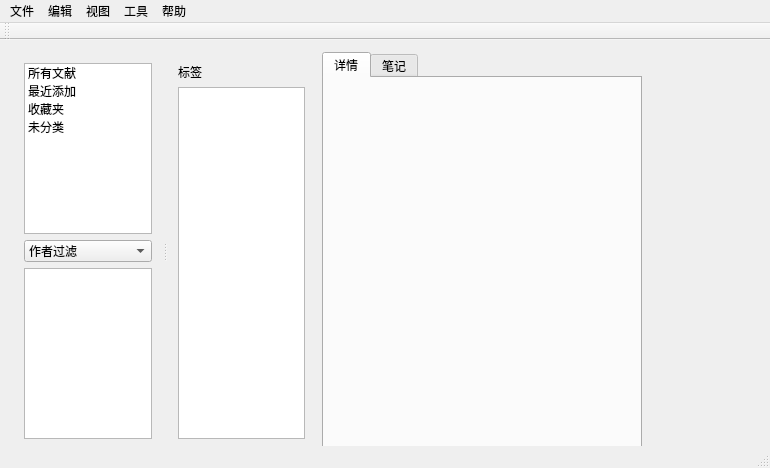
<?xml version="1.0" encoding="UTF-8"?>
<ui version="4.0">
 <class>MainWindow</class>
 <widget class="QMainWindow" name="MainWindow">
  <property name="geometry">
   <rect>
    <x>0</x>
    <y>0</y>
    <width>770</width>
    <height>468</height>
   </rect>
  </property>
  <property name="windowTitle">
   <string>MainWindow</string>
  </property>
  <widget class="QWidget" name="centralWidget">
   <widget class="QWidget" name="layoutWidget">
    <property name="geometry">
     <rect>
      <x>2</x>
      <y>1</y>
      <width>651</width>
      <height>420</height>
     </rect>
    </property>
    <layout class="QHBoxLayout" name="horizontalLayout">
     <item>
      <widget class="QSplitter" name="splitter">
       <property name="orientation">
        <enum>Qt::Horizontal</enum>
       </property>
       <widget class="QWidget" name="layoutWidget">
        <layout class="QVBoxLayout" name="verticalLayout">
         <item>
          <widget class="QListWidget" name="listWidget">
           <item>
            <property name="text">
             <string>所有文献</string>
            </property>
           </item>
           <item>
            <property name="text">
             <string>最近添加</string>
            </property>
           </item>
           <item>
            <property name="text">
             <string>收藏夹</string>
            </property>
           </item>
           <item>
            <property name="text">
             <string>未分类</string>
            </property>
           </item>
          </widget>
         </item>
         <item>
          <widget class="QComboBox" name="comboBox">
           <item>
            <property name="text">
             <string>作者过滤</string>
            </property>
           </item>
           <item>
            <property name="text">
             <string>自定义Tag过滤</string>
            </property>
           </item>
           <item>
            <property name="text">
             <string>出版物过滤</string>
            </property>
           </item>
          </widget>
         </item>
         <item>
          <widget class="QListWidget" name="listWidget_2"/>
         </item>
        </layout>
       </widget>
       <widget class="QWidget" name="layoutWidget">
        <layout class="QVBoxLayout" name="verticalLayout_2">
         <item>
          <widget class="QLabel" name="label">
           <property name="text">
            <string>标签</string>
           </property>
          </widget>
         </item>
         <item>
          <widget class="QTableWidget" name="tableWidget"/>
         </item>
        </layout>
       </widget>
      </widget>
     </item>
     <item>
      <widget class="QTabWidget" name="tabWidget">
       <property name="minimumSize">
        <size>
         <width>320</width>
         <height>0</height>
        </size>
       </property>
       <property name="maximumSize">
        <size>
         <width>320</width>
         <height>16777215</height>
        </size>
       </property>
       <property name="currentIndex">
        <number>0</number>
       </property>
       <widget class="QWidget" name="tab">
        <attribute name="title">
         <string>详情</string>
        </attribute>
       </widget>
       <widget class="QWidget" name="tab_2">
        <attribute name="title">
         <string>笔记</string>
        </attribute>
       </widget>
      </widget>
     </item>
    </layout>
   </widget>
  </widget>
  <widget class="QMenuBar" name="menuBar">
   <property name="geometry">
    <rect>
     <x>0</x>
     <y>0</y>
     <width>770</width>
     <height>23</height>
    </rect>
   </property>
   <widget class="QMenu" name="menu">
    <property name="title">
     <string>文件</string>
    </property>
    <addaction name="menu_action_add_file"/>
    <addaction name="menu_action_manual_input"/>
    <addaction name="separator"/>
    <addaction name="menu_action_remove_file"/>
    <addaction name="menu_action_rename_file"/>
    <addaction name="separator"/>
    <addaction name="menu_action_quit"/>
   </widget>
   <widget class="QMenu" name="menu_2">
    <property name="title">
     <string>编辑</string>
    </property>
    <addaction name="menu_action_undo"/>
    <addaction name="menu_action_redo"/>
    <addaction name="separator"/>
    <addaction name="menu_action_search"/>
    <addaction name="separator"/>
    <addaction name="menu_action_copy"/>
    <addaction name="menu_action_cut"/>
    <addaction name="menu_action_paste"/>
    <addaction name="separator"/>
    <addaction name="menu_action_select_all"/>
    <addaction name="separator"/>
    <addaction name="menu_action_add_category"/>
    <addaction name="menu_action_rename_category"/>
    <addaction name="menu_action_remove_category"/>
   </widget>
   <widget class="QMenu" name="menu_3">
    <property name="title">
     <string>视图</string>
    </property>
    <widget class="QMenu" name="menu_6">
     <property name="title">
      <string>列表视图</string>
     </property>
     <addaction name="menu_action_show_in_table"/>
     <addaction name="menu_action_show_in_icon"/>
    </widget>
    <addaction name="menu_action_show_details"/>
    <addaction name="menu_6"/>
   </widget>
   <widget class="QMenu" name="menu_4">
    <property name="title">
     <string>工具</string>
    </property>
    <addaction name="menu_action_options"/>
   </widget>
   <widget class="QMenu" name="menu_5">
    <property name="title">
     <string>帮助</string>
    </property>
    <addaction name="menu_action_user_manual"/>
    <addaction name="separator"/>
    <addaction name="menu_action_about"/>
   </widget>
   <addaction name="menu"/>
   <addaction name="menu_2"/>
   <addaction name="menu_3"/>
   <addaction name="menu_4"/>
   <addaction name="menu_5"/>
  </widget>
  <widget class="QToolBar" name="mainToolBar">
   <property name="enabled">
    <bool>true</bool>
   </property>
   <attribute name="toolBarArea">
    <enum>TopToolBarArea</enum>
   </attribute>
   <attribute name="toolBarBreak">
    <bool>false</bool>
   </attribute>
  </widget>
  <widget class="QStatusBar" name="statusBar"/>
  <action name="menu_action_add_file">
   <property name="text">
    <string>添加文件</string>
   </property>
  </action>
  <action name="menu_action_remove_file">
   <property name="text">
    <string>删除文档</string>
   </property>
  </action>
  <action name="menu_action_rename_file">
   <property name="text">
    <string>重命名文献</string>
   </property>
   <property name="toolTip">
    <string>重命名文献</string>
   </property>
  </action>
  <action name="menu_action_quit">
   <property name="text">
    <string>退出</string>
   </property>
  </action>
  <action name="menu_action_undo">
   <property name="text">
    <string>撤销</string>
   </property>
  </action>
  <action name="menu_action_redo">
   <property name="text">
    <string>反撤销</string>
   </property>
  </action>
  <action name="menu_action_search">
   <property name="text">
    <string>搜索</string>
   </property>
  </action>
  <action name="menu_action_copy">
   <property name="text">
    <string>复制</string>
   </property>
  </action>
  <action name="menu_action_paste">
   <property name="text">
    <string>粘贴</string>
   </property>
  </action>
  <action name="menu_action_cut">
   <property name="text">
    <string>剪切</string>
   </property>
  </action>
  <action name="menu_action_select_all">
   <property name="text">
    <string>全选</string>
   </property>
  </action>
  <action name="menu_action_add_category">
   <property name="text">
    <string>新建分类</string>
   </property>
   <property name="toolTip">
    <string>新建分类</string>
   </property>
  </action>
  <action name="menu_action_rename_category">
   <property name="text">
    <string>重命名分类</string>
   </property>
   <property name="toolTip">
    <string>重命名分类</string>
   </property>
  </action>
  <action name="menu_action_remove_category">
   <property name="text">
    <string>删除分类</string>
   </property>
   <property name="toolTip">
    <string>删除分类</string>
   </property>
  </action>
  <action name="menu_action_show_details">
   <property name="text">
    <string>显示文献详情</string>
   </property>
  </action>
  <action name="menu_action_show_in_table">
   <property name="text">
    <string>表格显示</string>
   </property>
  </action>
  <action name="menu_action_show_in_icon">
   <property name="text">
    <string>图标显示</string>
   </property>
  </action>
  <action name="menu_action_options">
   <property name="text">
    <string>选项</string>
   </property>
  </action>
  <action name="menu_action_user_manual">
   <property name="text">
    <string>用户手册</string>
   </property>
  </action>
  <action name="menu_action_about">
   <property name="text">
    <string>关于文献管理</string>
   </property>
  </action>
  <action name="menu_action_manual_input">
   <property name="text">
    <string>手工录入</string>
   </property>
  </action>
 </widget>
 <layoutdefault spacing="6" margin="11"/>
 <resources/>
 <connections>
  <connection>
   <sender>menu_action_quit</sender>
   <signal>triggered()</signal>
   <receiver>MainWindow</receiver>
   <slot>close()</slot>
   <hints>
    <hint type="sourcelabel">
     <x>-1</x>
     <y>-1</y>
    </hint>
    <hint type="destinationlabel">
     <x>384</x>
     <y>233</y>
    </hint>
   </hints>
  </connection>
 </connections>
</ui>
